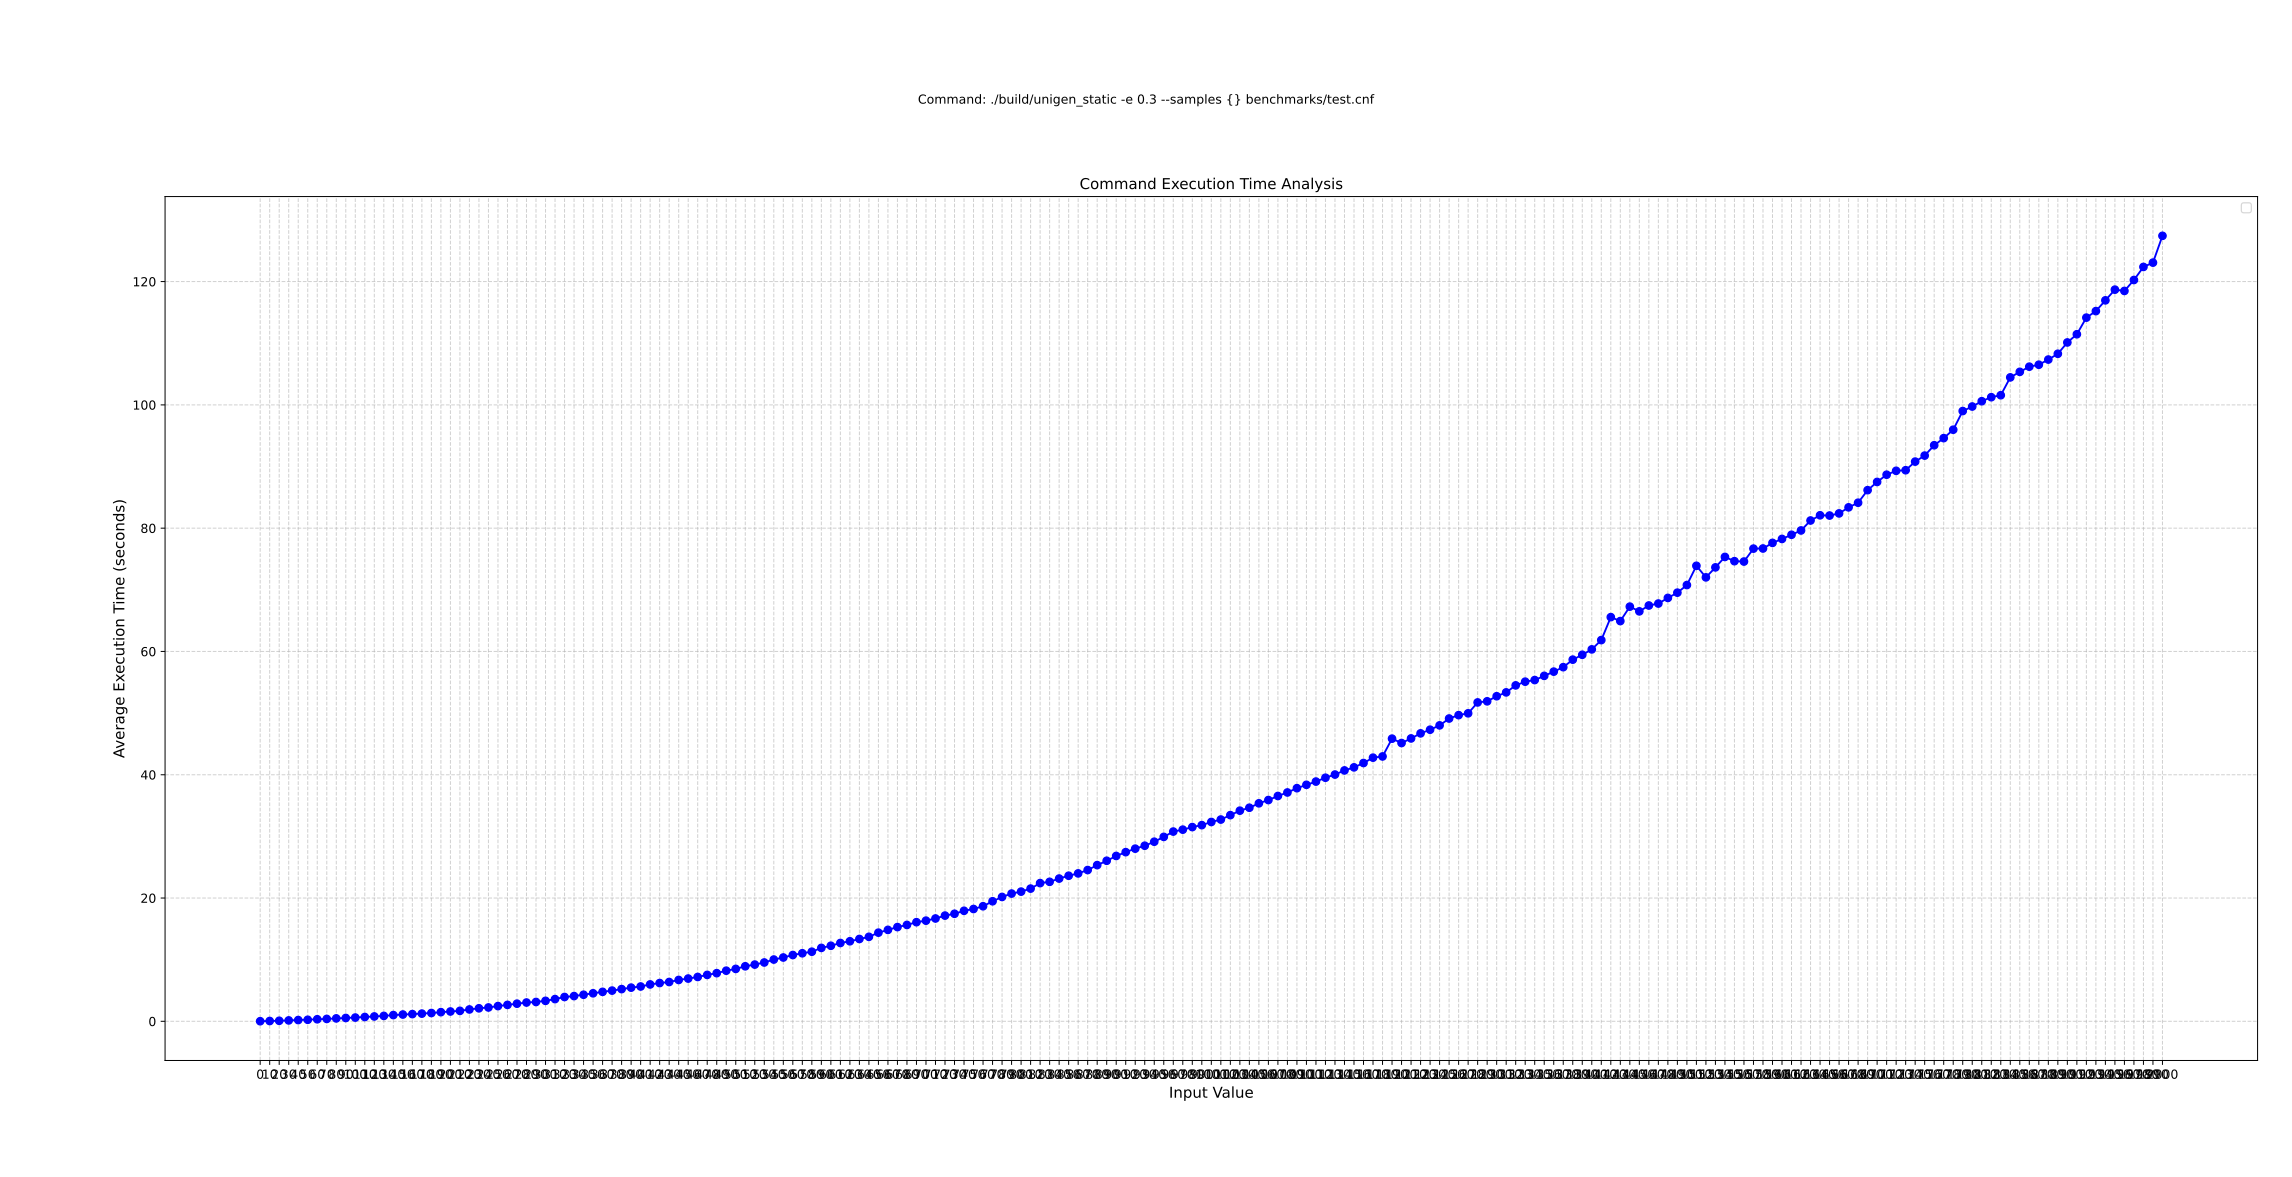

Generate this figure with Python:
#!/usr/bin/env python3

"""
A script to time a given command with various input values and plot the results.

Example Usage:
python time_and_plot.py "sleep {}" 0.1 0.2 0.5 1.0
python time_and_plot.py -r 10 "my_program -n {}" 100 500 1000 5000
"""

import subprocess
import time
import argparse
import statistics
import shlex
import sys

# Try to import matplotlib. If it fails, provide a helpful error message.
try:
    import matplotlib.pyplot as plt
except ImportError:
    print("Error: The 'matplotlib' library is required to plot results.")
    print("Please install it, e.g., 'pip install matplotlib'")
    sys.exit(1)

# Default number of times to run the command for each value to get an average.
DEFAULT_REPS = 5


def time_command(command_template: str, value: str, reps: int) -> float | None:
    """
    Runs the command `reps` times, substituting `value` into the template.

    Returns the average execution time in seconds, or None if an error occurred.
    """
    timings = []
    print(f"  Testing value: {value} ({reps} repetitions)...")

    for i in range(reps):
        try:
            # 1. Format the command
            # Fills the placeholder {} with the current value
            full_command = command_template.format(value)

            # 2. Split the command string safely
            # shlex.split handles quotes and spaces correctly
            # e.g., "my_cmd -f 'file name'" becomes ['my_cmd', '-f', 'file name']
            command_args = shlex.split(full_command)

            # 3. Time the execution
            start_time = time.perf_counter()

            # Run the command.
            # check=True: Raises an error if the command fails (non-zero exit code)
            # capture_output=True: Hides the command's stdout/stderr from our console
            subprocess.run(
                command_args,
                check=True,
                capture_output=True,
                text=True
            )

            end_time = time.perf_counter()

            duration = end_time - start_time
            timings.append(duration)

        except subprocess.CalledProcessError as e:
            # Handle cases where the command itself fails
            print(
                f"    [Run {i+1}/{reps}] FAILED. Command returned non-zero exit code.")
            print(f"    Error: {e.stderr.strip()}")
            return None  # Signal failure for this value
        except FileNotFoundError:
            # Handle case where the command isn't found
            print(f"    Error: Command not found.")
            print(
                f"    Make sure '{command_args[0]}' is correct and in your system's PATH.")
            return None  # Signal failure
        except Exception as e:
            # Catch other potential errors
            print(f"    [Run {i+1}/{reps}] An unexpected error occurred: {e}")
            return None

    # 4. Calculate and return the average
    if timings:
        return statistics.mean(timings)
    else:
        return None


def plot_results(values: list[str], timings: list[float], command_template: str):
    """
    Generates and displays a plot of values vs. timings.
    """
    # Use the values as string-based categories for the x-axis
    # This correctly handles non-numeric inputs like "small", "medium", "large"
    x_axis_labels = values

    plt.figure(figsize=(10, 6))

    # Plot the data
    plt.plot(x_axis_labels, timings, marker='o', linestyle='-', color='b')

    # Add titles and labels
    plt.title(f"Command Execution Time Analysis", fontsize=16)
    plt.suptitle(f"Command: {command_template}", fontsize=10, y=0.92)
    plt.xlabel("Input Value", fontsize=12)
    plt.ylabel("Average Execution Time (seconds)", fontsize=12)

    # Add grid and layout adjustments
    plt.grid(True, linestyle='--', alpha=0.6)
    # Adjust next line for suptitle
    plt.tight_layout(rect=[0, 0, 1, 0.95]) # type: ignore

    # Save the plot to a file
    output_filename = "timing_plot.png"
    plt.savefig(output_filename)

    print(f"\nPlot saved as '{output_filename}'")

    # Display the plot
    plt.show()


def main():
    """
    Main function to parse arguments and orchestrate the timing and plotting.
    """
    parser = argparse.ArgumentParser(
        description="Run a command with different values, time it, and plot the results.",
        formatter_class=argparse.RawDescriptionHelpFormatter,
        epilog="""
Example Usage:
  # Time the 'sleep' command with different durations
  python time_and_plot.py "sleep {}" 0.1 0.2 0.5 1.0

  # Time a program 'my_app' with different -n arguments, running 10 reps each
  python time_and_plot.py -r 10 "my_app -n {}" 100 500 1000 5000
"""
    )

    parser.add_argument(
        "command",
        type=str,
        help="The command template to run, with '{}' as the placeholder for the value."
    )

    parser.add_argument(
        "values",
        type=str,
        nargs='+',  # This gathers all remaining arguments into a list
        help="One or more values to substitute into the command placeholder."
    )

    parser.add_argument(
        "-r", "--reps",
        type=int,
        default=DEFAULT_REPS,
        help=f"Number of repetitions for each value to average. Default: {DEFAULT_REPS}"
    )

    args = parser.parse_args()

    # Check if the placeholder is in the command
    if "{}" not in args.command:
        print(f"Error: Command template must include '{{}}' as a placeholder.")
        print(f"       You provided: \"{args.command}\"")
        sys.exit(1)

    print(f"Timing command: \"{args.command}\"")
    print(f"With {args.reps} repetitions for each value.\n")

    successful_values = []
    average_timings = []

    # Loop through each value provided by the user
    for val in args.values:
        avg_time = time_command(args.command, val, args.reps)

        if avg_time is not None:
            # Only add successful runs to our results
            print(f"  -> Average for {val}: {avg_time:.6f} seconds")
            successful_values.append(val)
            average_timings.append(avg_time)
        else:
            print(f"  -> Failed to get timing for value: {val}. Skipping.")

    # Check if we have any data to plot
    if not average_timings:
        print("\nNo successful runs were completed. Exiting without plotting.")
        sys.exit(1)

    # Generate the plot
    try:
        plot_results(successful_values, average_timings, args.command)
    except Exception as e:
        print(f"\nAn error occurred during plotting: {e}")
        print("Please ensure matplotlib is installed and working correctly.")


if __name__ == "__main__":
    main()
